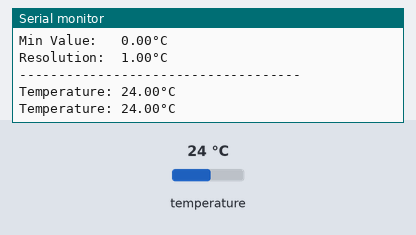
Bench run of a sketch on a simulated ESP32. On the bench: the last lines printed to the serial monitor. The test bench sets the inputs (shaded band); at power-on: temperature 24 °C.

Above: at 2.8 s.
2.9 s: temperature set to 12 °C
At 3.8 s:
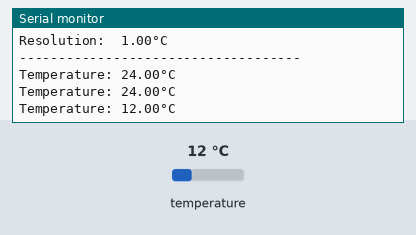
4.4 s: temperature set to 19 °C
At 5.8 s:
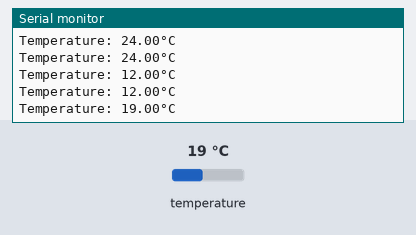
Timing chart, 0 to 7.4 s (numbered marks = the images above; inputs shaded):
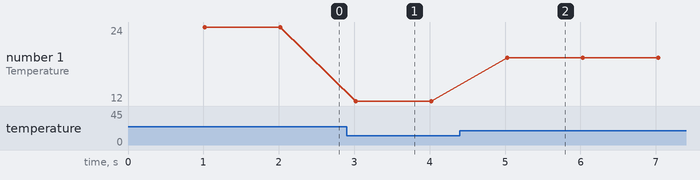

Measured:
- after the input at 2.9 s, the serial monitor: prints a new line after 0.12 s (image 1)
- after the input at 4.4 s, the serial monitor: prints a new line after 0.63 s (image 2)
- plotted number 1: 24 → 12 after the input at 2.9 s, 12 → 19 after the input at 4.4 s

The sketch:

DHT_Unified_Sensor.ino
```cpp
// (licence header left out)
// REQUIRES the following Arduino libraries:
// - DHT Sensor Library: https://github.com/adafruit/DHT-sensor-library
// - Adafruit Unified Sensor Lib: https://github.com/adafruit/Adafruit_Sensor

#include <Adafruit_Sensor.h>
#include <DHT.h>
#include <DHT_U.h>

#define DHTPIN 25     // Digital pin connected to the DHT sensor
// Feather HUZZAH ESP8266 note: use pins 3, 4, 5, 12, 13 or 14 --
// Pin 15 can work but DHT must be disconnected during program upload.

// Uncomment the type of sensor in use:
#define DHTTYPE    DHT11     // DHT 11

DHT_Unified dht(DHTPIN, DHTTYPE);

uint32_t delayMS;

void setup() {
  Serial.begin(115200);
  // Initialize device.
  dht.begin();
  Serial.println(F("DHTxx Unified Sensor Example"));
  // Print temperature sensor details.
  sensor_t sensor;
  dht.temperature().getSensor(&sensor);
  Serial.println(F("------------------------------------"));
  Serial.println(F("Temperature Sensor"));
  Serial.print  (F("Sensor Type: ")); Serial.println(sensor.name);
  Serial.print  (F("Driver Ver:  ")); Serial.println(sensor.version);
  Serial.print  (F("Unique ID:   ")); Serial.println(sensor.sensor_id);
  Serial.print  (F("Max Value:   ")); Serial.print(sensor.max_value); Serial.println(F("°C"));
  Serial.print  (F("Min Value:   ")); Serial.print(sensor.min_value); Serial.println(F("°C"));
  Serial.print  (F("Resolution:  ")); Serial.print(sensor.resolution); Serial.println(F("°C"));
  Serial.println(F("------------------------------------"));
  // Print humidity sensor details.
  delayMS = sensor.min_delay / 1000;
}

void loop() {
  // Delay between measurements.
  delay(delayMS);
  // Get temperature event and print its value.
  sensors_event_t event;
  dht.temperature().getEvent(&event);
  if (isnan(event.temperature)) {
    Serial.println(F("Error reading temperature!"));
  }
  else {
    Serial.print(F("Temperature: "));
    Serial.print(event.temperature);
    Serial.println(F("°C"));
  }
}
```
